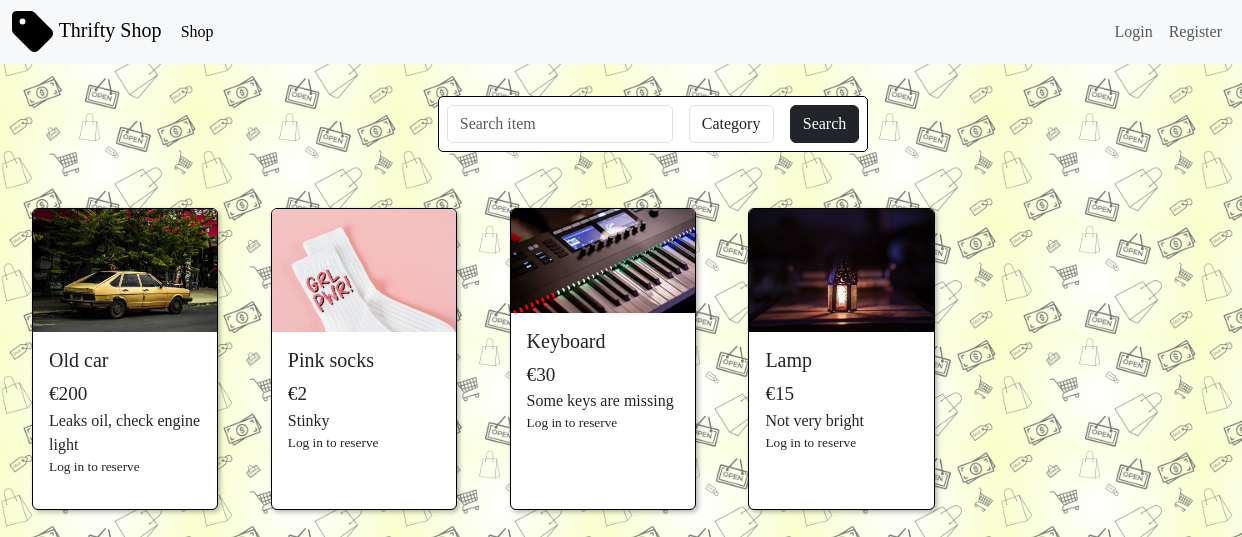
Page /shop on the committed database.
### shop/models.py (models this page shows)
class Item(db.Model):
    id = db.Column(db.Integer(), primary_key=True)
    name = db.Column(db.String(length=50), nullable=False, unique=False)
    description = db.Column(db.String(length=1024),
                            nullable=False, unique=False)
    price = db.Column(db.Integer(), nullable=False)
    image = db.Column(db.String(length=100), nullable=False)
    category = db.Column(db.String(length=100), nullable=False)
    booked = db.Column(db.Boolean(), default=False)
    booker_id = db.Column(db.Integer(), db.ForeignKey('user.id'))

### shop/routes.py (the view)
@app.route('/shop', methods=['GET', 'POST'])
def shop():
    form = SearchForm()
    if request.method == 'POST':
        item_to_reserve = Item.query.filter_by(id=request.form.get('item_id')).first()
        item_to_reserve.booked = True
        item_to_reserve.booker_id = current_user.id
        db.session.commit()
    search_query = request.args.get('search', '')
    selected_category = request.args.get('category', '')
    if selected_category == '0':
        selected_category = None
    query = Item.query
    if search_query:
        query = query.filter(Item.name.like(f'%{search_query}%'))
    if selected_category:
        query = query.filter_by(category=selected_category)
    query = query.filter_by(booked=False)
    items = query.all()
    return render_template('shop.html', items = items, form = form)

### shop/forms.py
class SearchForm(FlaskForm):
    search = StringField('Search')
    category = SelectField('Item category', choices=[('0', 'Category'), ('1', 'Vehicles'), ('2', 'Clothing'), ('3', 'Health'), ('4', 'Fun'), ('5', 'Home'), ('6', 'Other')]
    )

### shop/templates/shop.html (shortened to what this page needs)
<!DOCTYPE html>
<html lang="en">
<head>
    <link href="https://cdn.jsdelivr.net/npm/bootstrap@5.3.3/dist/css/bootstrap.min.css" rel="stylesheet">
    <link rel="stylesheet" href="../static/css/shop.css">
    <link rel="stylesheet" href="../static/css/style.css">
    <link rel="stylesheet" href="https://cdnjs.cloudflare.com/ajax/libs/font-awesome/6.0.0-beta3/css/all.min.css">
</head>
<body>
    <nav class="navbar navbar-expand-lg bg-body-tertiary">
        <div class="container-fluid">
            <a class="navbar-brand" href="{{ url_for('homepage') }}">
                <img src="/static/imgs/tag-solid.svg" alt="Logo" style="max-height: 6vh;">
                Thrifty Shop
            </a>
            <div class="collapse navbar-collapse" id="navbarNav">
                <ul class="navbar-nav me-auto" style="margin-left: 3vw;">
                    <li class="nav-item">
                        <a class="nav-link active" href="{{ url_for('shop') }}">Shop</a>
                    </li>
                </ul>
                    <ul class="navbar-nav">
                        {% if current_user.is_authenticated %}
                        <li class="nav-item">
                            <a class="nav-link" href="{{ url_for('logout') }}">Logout</a>
                        </li>
                        {% else %}
                        <li class="nav-item">
                            <a class="nav-link" href="{{ url_for('login') }}">Login</a>
                        </li>
                        <li class="nav-item">
                            <a class="nav-link" href="{{ url_for('register') }}">Register</a>
                        </li>
                        {% endif %}
                    </ul>
            </div>
        </div>
    </nav>
    <div class="shop-page">
        <div class="search-buttons">
            <form class="search-form row g-3" action="" method="get">
                <div class="col-auto">
                    {{ form.search(class="form-control", placeholder="Search item")}}
                </div>
                <div class="col-auto">
                    {{ form.category(class="form-control")}}
                </div>
                <div class="col-auto">
                    <button type="submit" class="btn btn-dark">Search</button>
                </div>
            </form>
        </div>
        <div class="cards">
        <div class="row row-cols-1 row-cols-md-5 g-3">
            {% for item in items %}
            <div class="col">
                <div class="card h-100">
                <img src="static/imgs/{{ item.image }}" class="card-img-top" alt="...">
                <div class="card-body">
                    <h5 class="card-title">{{ item.name }}</h5>
                    <div class="card-text"style="font-size:larger;"">€{{ item.price }}</div>
                    <div class="card.description" style="font-size:medium;">{{item.description}}</div>
                    {% if not current_user.is_authenticated %}
                    <p style="font-size: smaller;">Log in to reserve</p>
                    {% endif %}
                </div>
                </div>
            </div>
            {% endfor %}
        </div>
       </div>
    </div>
</body>
</html>

### shop/static/css/shop.css (style rules this page uses)
.shop-page { padding: 4vh; min-height: 80vh; display: flex; flex-direction: column; }
.search-buttons { width: 100vw; justify-content: center; align-items: center; display: flex; }
.search-form { border-radius: 5px; background-color: #FFFF; border: 1px solid black; display: flex; }
.row { margin-top: 0 !important; }
.col-auto { margin-bottom: 0.5rem !important; margin-top: 0.5rem !important ; }
.card { max-width: 15vw; height: auto; border: 1px solid black; box-shadow: 2px 2px 5px rgba(0, 0, 0, 0.3); }
.cards { margin-top: 5vh; margin-bottom: 2vh; }
body { background-image: url('../imgs/Sfondo.png'); background-size: 200px; }

### shop/static/css/style.css (style rules this page uses)
* { font-family: cursive; margin: 0; padding: 0; }
.navbar { height: 8vh; width: 100vw; z-index: 1; }

### rows in the picture
Item: image (picture), name "Old car", price "200", description "Leaks oil, check engine light"
Item: image (picture), name "Pink socks", price "2", description "Stinky"
Item: image (picture), name "Keyboard", price "30", description "Some keys are missing"
Item: image (picture), name "Lamp", price "15", description "Not very bright"
